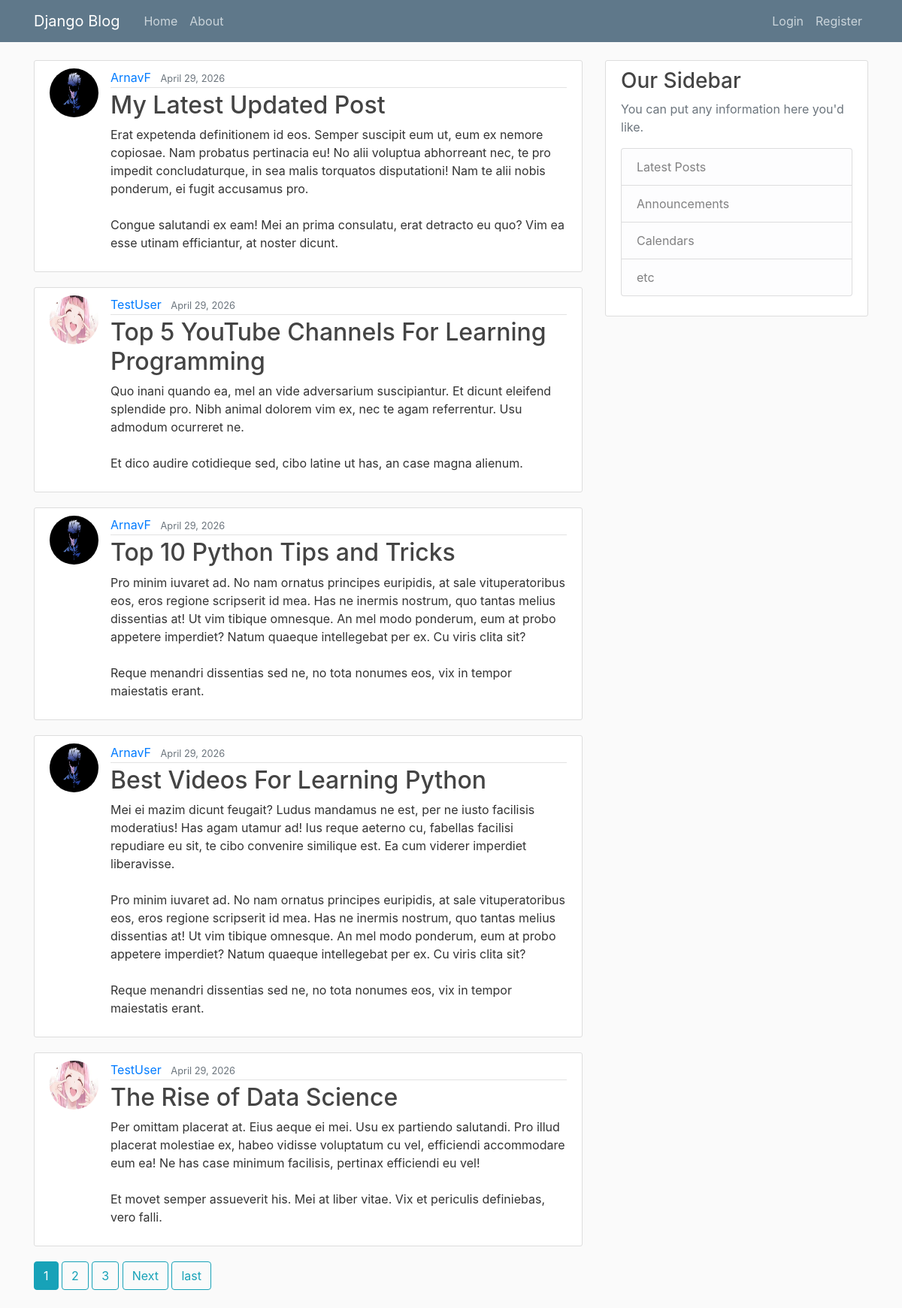
Before: / with the older database file.
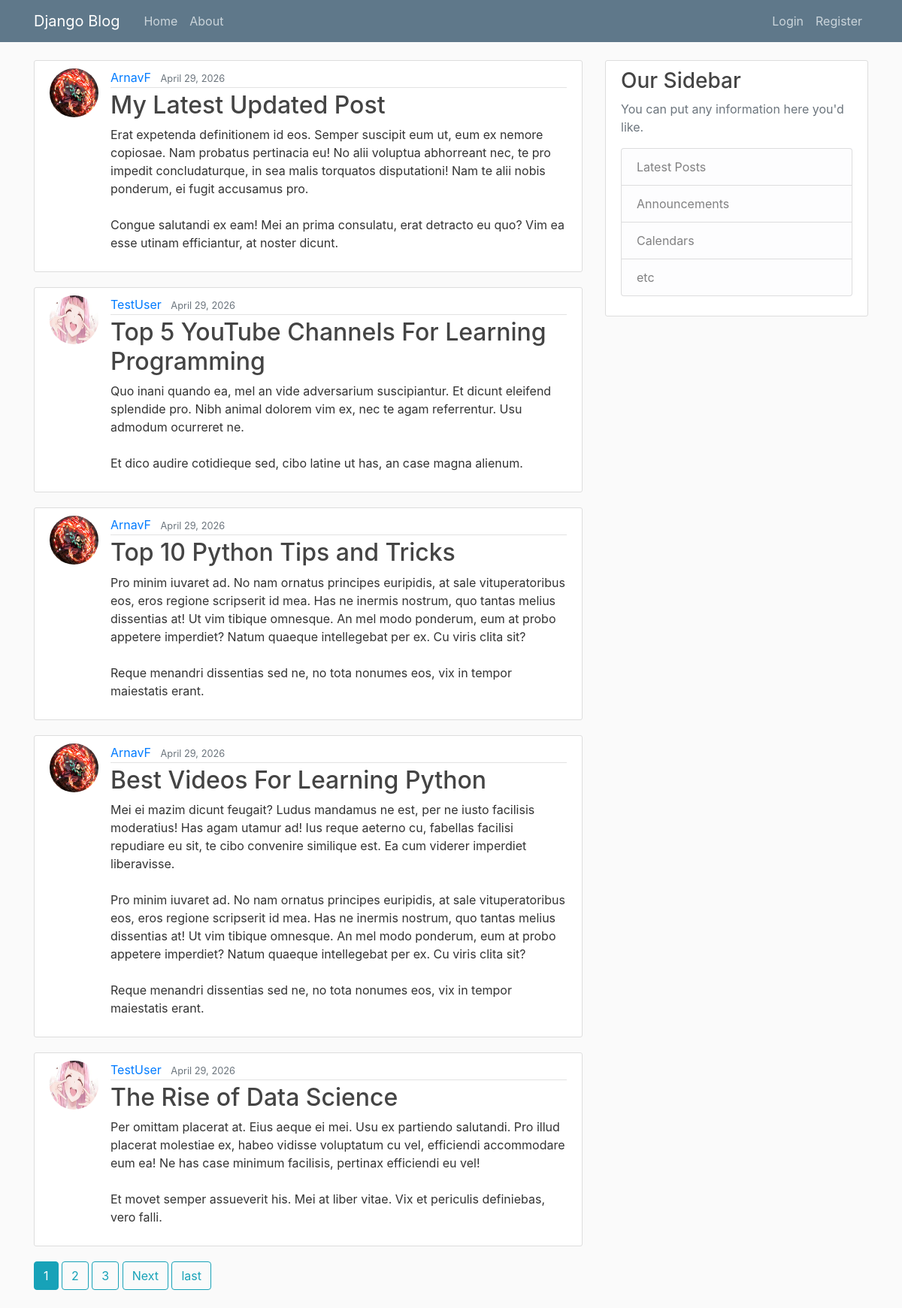
After: the same page with the newer database file.
### blog/models.py (models this page shows, shortened)
class Post(models.Model):
    title = models.CharField(max_length=100)
    content = models.TextField()
    date_posted = models.DateTimeField(default=timezone.now)
    author = models.ForeignKey(User, on_delete=models.CASCADE)

### users/models.py (models this page shows, shortened)
class Profile(models.Model):
    user = models.OneToOneField(User, on_delete=models.CASCADE)
    image = models.ImageField(default='default.jpg', upload_to='profile_pics')

### blog/views.py (the view)
# urls.py: path('', PostListView.as_view(), name='blog-home'),
class PostListView(ListView):
    model = Post
    template_name = 'blog/home.html'  # <app>/<model>_<viewtype>.html -> means: it will look for blog/post_list.html by default, but we want to use home.html instead
    context_object_name = 'posts'
    ordering = ['-date_posted'] #ordering by date posted (newest to oldest)
    paginate_by = 5

### blog/templates/blog/home.html (shortened to what this page needs)
{% extends "blog/base.html" %}
{% block content %}
    {% for post in posts %}
        <article class="media content-section">
            <img class="rounded-circle article-img" src="{{ post.author.profile.image.url }}">
            <div class="media-body">
                <div class="article-metadata">
                <a class="mr-2" href="{% url 'user-posts' post.author.username %}">{{ post.author }}</a>
                <small class="text-muted">{{ post.date_posted|date:"F d, Y" }}</small>
                </div>
                <h2><a class="article-title" href="{% url 'post-detail' post.id %}">{{ post.title }}</a></h2>
                <p class="article-content">{{ post.content }}</p>
            </div>
        </article>
    {% endfor %}
    {% if is_paginated %}
            {% for num in page_obj.paginator.page_range %}
                {% if page_obj.number == num %}
                    <a class="btn btn-info mb-4" href="?page={{ num }}">{{ num }}</a>
                {% elif num > page_obj.number|add:'-3' and num < page_obj.number|add:'3' %}
                    <a class="btn btn-outline-info mb-4" href="?page={{ num }}">{{ num }}</a>
                {% endif %}
            {% endfor %}
            {% if page_obj.has_next %}
                <a class="btn btn-outline-info mb-4" href="?page={{ page_obj.next_page_number }}">Next</a>
                <a class="btn btn-outline-info mb-4" href="?page={{ page_obj.paginator.num_pages }}">last</a>
            {% endif %}
    {% endif %}
{% endblock content %}

Changed rows visible on the page:
changed through a linked row, Post "My Latest Updated Post": author.profile.image: a different picture
changed through a linked row, Post "Top 10 Python Tips and Tricks": author.profile.image: a different picture
changed through a linked row, Post "Best Videos For Learning Python": author.profile.image: a different picture
